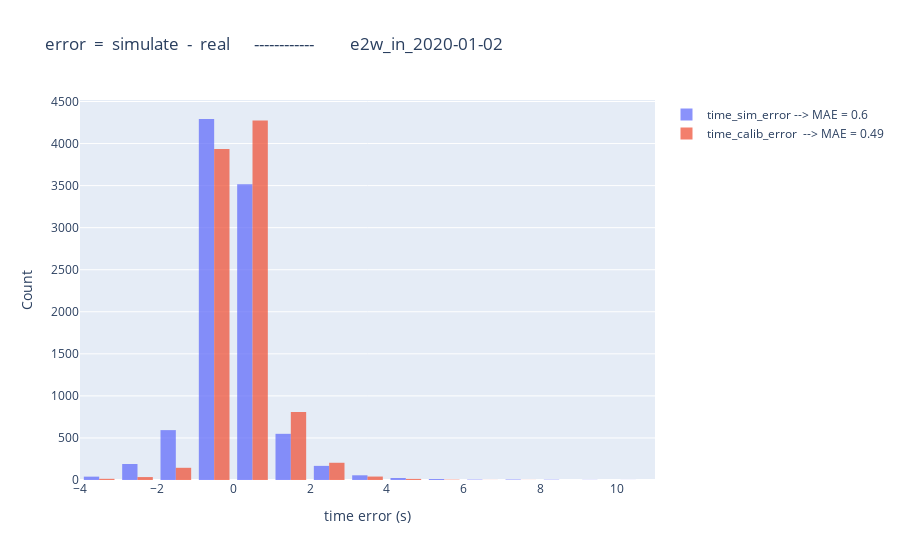

Here is the notebook cell this chart was saved with:
### Code cell
import plotly.graph_objects as go

fig = go.Figure()

xbins=dict(
        start=-4,  # Bin start
        end=11,    # Bin end
        size=1    # Bin size (width of each bin)
    )
sim_MAE = round(abs(compare_df['time_sim_error']).mean(),2)
calib_MAE = round(abs(compare_df['time_calib_error']).mean(),2)

fig.add_trace(go.Histogram(x=compare_df['time_sim_error'], name=f"time_sim_error --> MAE = {sim_MAE}", opacity=0.75, xbins=xbins))
fig.add_trace(go.Histogram(x=compare_df['time_calib_error'], name=f"time_calib_error  --> MAE = {calib_MAE}", opacity=0.75, xbins=xbins))

fig.update_layout(
    barmode='group',  # Use 'overlay' if you want stacked look
    xaxis_title='time error (s)',
    yaxis_title='Count',
    title=f"error  =  simulate  -  real      ------------         {postfix}"
)

fig.show()
fig.write_html(f"diagram/hist_time_error_{postfix}.html")

### Figure 1 — Plotly figure (JSON) as saved in the notebook; plotly's stock layout.template omitted (floating-point values rounded to 4 significant figures; data arrays with more than 128 entries replaced by an {"elided": "..."} marker saying what was removed)
{"data": [{"name": "time_sim_error --> MAE = 0.6", "opacity": 0.75, "type": "histogram", "x": {"elided": "9481 float values"}, "xbins": {"end": 11, "size": 1, "start": -4}}, {"name": "time_calib_error  --> MAE = 0.49", "opacity": 0.75, "type": "histogram", "x": {"elided": "9481 float values"}, "xbins": {"end": 11, "size": 1, "start": -4}}], "layout": {"barmode": "group", "title": {"text": "error  =  simulate  -  real      ------------         e2w_in_2020-01-02"}, "xaxis": {"title": {"text": "time error (s)"}}, "yaxis": {"title": {"text": "Count"}}}}
